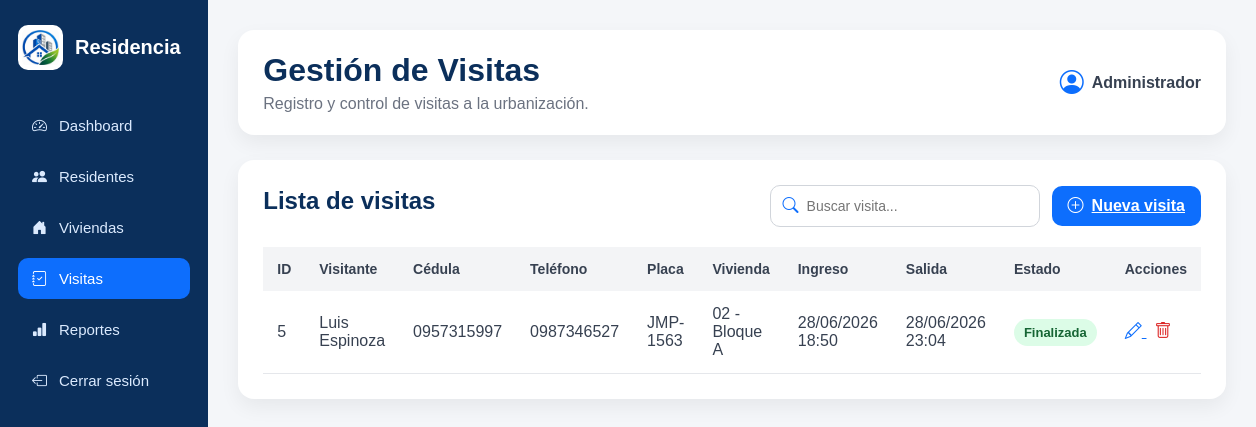
/visitas/, run on the app's committed database.
### residentes/models.py (models this page shows, shortened)
class Visita(models.Model):
    ESTADOS = [
        ("En curso", "En curso"),
        ("Finalizada", "Finalizada"),
        ("Cancelada", "Cancelada"),
    ]
    nombre_visitante = models.CharField(max_length=100)
    documento = models.CharField(max_length=10)
    telefono = models.CharField(max_length=10)
    placa = models.CharField(max_length=10, blank=True, null=True)
    motivo = models.CharField(max_length=150)
    observaciones = models.TextField(blank=True, null=True)
    fecha_ingreso = models.DateTimeField()
    fecha_salida = models.DateTimeField(blank=True, null=True)
    estado = models.CharField(max_length=20, choices=ESTADOS, default="En curso")
    vivienda = models.ForeignKey(
        Vivienda,
        on_delete=models.CASCADE,
        related_name="visitas"
    )

class Vivienda(models.Model):
    numero = models.CharField(max_length=10)
    bloque = models.CharField(max_length=10)
    estado = models.CharField(max_length=20)
    residente = models.ForeignKey(
        Residente,
        on_delete=models.CASCADE,
        related_name="viviendas"
    )

### residentes/views.py (the view)
# urls.py: path("visitas/", views.visitas, name="visitas"),
def visitas(request):
    lista_visitas = Visita.objects.all()
    return render(request, "residentes/visitas.html", {
        "visitas": lista_visitas
    })

### residentes/templates/residentes/visitas.html (shortened to what this page needs)
{% load static %}
<!DOCTYPE html>
<html lang="es">
<head>
    <link rel="stylesheet" href="{% static 'css/dashboard.css' %}">
    <link rel="stylesheet"
          href="https://cdn.jsdelivr.net/npm/bootstrap-icons@1.11.3/font/bootstrap-icons.min.css">
</head>
<body>
<div class="layout">
    <aside class="sidebar">
        <div class="brand">
            <img src="{% static 'img/logo.png' %}" alt="Logo">
            <h2>Residencia</h2>
        </div>
        <nav>
    <a href="{% url 'dashboard' %}">
        <i class="bi bi-speedometer2"></i>
        Dashboard
    </a>
    <a href="{% url 'residentes' %}">
        <i class="bi bi-people-fill"></i>
        Residentes
    </a>
    <a href="{% url 'viviendas' %}">
        <i class="bi bi-house-door-fill"></i>
        Viviendas
    </a>
    <a href="{% url 'visitas' %}" class="active">
        <i class="bi bi-journal-check"></i>
        Visitas
    </a>
    <a href="{% url 'reportes' %}">
        <i class="bi bi-bar-chart-fill"></i>
        Reportes
    </a>
    <a href="{% url 'login' %}">
        <i class="bi bi-box-arrow-left"></i>
        Cerrar sesión
    </a>
</nav>
    </aside>
    <main class="main-content">
        <header class="topbar">
            <div>
                <h1>Gestión de Visitas</h1>
                <p>Registro y control de visitas a la urbanización.</p>
            </div>
            <div class="user-box">
                <i class="bi bi-person-circle"></i>
                <span>Administrador</span>
            </div>
        </header>
        <section class="panel">
            <div class="panel-header">
                <h2>Lista de visitas</h2>
                <div class="panel-actions">
                    <div class="search-box">
                        <i class="bi bi-search"></i>
                        <input type="text" id="buscarVisita" placeholder="Buscar visita...">
                    </div>
                    <a href="{% url 'nueva_visita' %}" class="btn-primary">
                        <i class="bi bi-plus-circle"></i>
                        Nueva visita
                    </a>
                </div>
            </div>
            <table class="data-table">
                <thead>
                    <tr>
                        <th>ID</th>
                        <th>Visitante</th>
                        <th>Cédula</th>
                        <th>Teléfono</th>
                        <th>Placa</th>
                        <th>Vivienda</th>
                        <th>Ingreso</th>
                        <th>Salida</th>
                        <th>Estado</th>
                        <th>Acciones</th>
                    </tr>
                </thead>
                <tbody>
                    {% for visita in visitas %}
                        <tr>
                            <td>{{ visita.id }}</td>
                            <td>{{ visita.nombre_visitante }}</td>
                            <td>{{ visita.documento }}</td>
                            <td>{{ visita.telefono }}</td>
                            <td>{{ visita.placa }}</td>
                            <td>{{ visita.vivienda.numero }} - Bloque {{ visita.vivienda.bloque }}</td>
                            <td>{{ visita.fecha_ingreso|date:"d/m/Y H:i" }}</td>
                            <td>
                                {% if visita.fecha_salida %}
                                    {{ visita.fecha_salida|date:"d/m/Y H:i" }}
                                {% else %}
                                    Pendiente
                                {% endif %}
                            </td>
                            <td>
                                {% if visita.estado == "En curso" %}
                                    <span class="status warning">En curso</span>
                                {% elif visita.estado == "Finalizada" %}
                                    <span class="status active">Finalizada</span>
                                {% else %}
                                    <span class="status inactive">Cancelada</span>
                                {% endif %}
                            </td>
                            <td>
                                <a href="{% url 'editar_visita' visita.id %}" class="btn-icon edit">
                                    <i class="bi bi-pencil"></i>
                                </a>
                                <a href="{% url 'eliminar_visita' visita.id %}"
                                   class="btn-icon delete"
                                   onclick="return confirm('¿Está seguro de eliminar esta visita?');">
                                    <i class="bi bi-trash"></i>
                                </a>
                            </td>
                        </tr>
                    {% empty %}
                        <tr>
                            <td colspan="10" style="text-align:center;">
                                No existen visitas registradas.
                            </td>
                        </tr>
                    {% endfor %}
                </tbody>
            </table>
        </section>
    </main>
</div>
</body>
</html>

### residentes/static/css/dashboard.css (style rules this page uses)
* { margin: 0; padding: 0; box-sizing: border-box; }
body { font-family: Arial, Helvetica, sans-serif; background: #f4f6f9; color: #1f2937; }
.layout { display: flex; min-height: 100vh; }
.sidebar { width: 250px; background: #0b2f5b; color: white; padding: 25px 18px; }
.brand { display: flex; align-items: center; gap: 12px; margin-bottom: 35px; }
.brand img { width: 45px; height: 45px; object-fit: contain; background: white; border-radius: 10px; padding: 4px; }
.brand h2 { font-size: 20px; }
.sidebar nav { display: flex; flex-direction: column; gap: 10px; }
.sidebar nav a { color: #dbeafe; text-decoration: none; padding: 12px 14px; border-radius: 10px; display: flex; align-items: center; gap: 12px; font-size: 15px; }
.sidebar nav a:hover, .sidebar nav a.active { background: #0d6efd; color: white; }
.main-content { flex: 1; padding: 30px; }
.topbar { background: white; border-radius: 16px; padding: 22px 25px; box-shadow: 0 8px 20px rgba(0,0,0,.06); display: flex; justify-content: space-between; align-items: center; margin-bottom: 25px; }
.topbar h1 { color: #0b2f5b; margin-bottom: 6px; }
.topbar p { color: #6b7280; }
.user-box { display: flex; align-items: center; gap: 8px; color: #374151; font-weight: bold; }
.user-box i { font-size: 24px; color: #0d6efd; }
.panel { background: white; padding: 25px; border-radius: 16px; box-shadow: 0 8px 20px rgba(0,0,0,.06); }
.panel h2 { color: #0b2f5b; margin-bottom: 10px; }
.panel-header { display: flex; justify-content: space-between; align-items: center; margin-bottom: 20px; }
.btn-primary { background: #0d6efd; color: white; border: none; border-radius: 10px; padding: 11px 16px; font-weight: bold; cursor: pointer; display: flex; align-items: center; gap: 8px; }
.data-table { width: 100%; border-collapse: collapse; }
.data-table th { background: #f3f4f6; color: #374151; text-align: left; padding: 14px; font-size: 14px; }
.data-table td { padding: 14px; border-bottom: 1px solid #e5e7eb; color: #374151; }
.status { padding: 6px 10px; border-radius: 20px; font-size: 13px; font-weight: bold; }
.status.active { background: #dcfce7; color: #166534; }
.btn-icon { border: none; background: transparent; cursor: pointer; font-size: 17px; margin-right: 8px; }
.btn-icon.edit { color: #0d6efd; }
.btn-icon.delete { color: #dc2626; }
.panel-actions { display: flex; align-items: center; gap: 12px; }
.search-box { display: flex; align-items: center; border: 1px solid #d1d5db; border-radius: 10px; background: white; padding: 0 12px; height: 42px; }
.search-box i { color: #0d6efd; margin-right: 8px; }
.search-box input { border: none; outline: none; font-size: 14px; width: 220px; }

### data on the page
Visita: id "5", nombre_visitante "Luis Espinoza", documento "0957315997", telefono "0987346527", placa "JMP-1563", vivienda.numero "02", vivienda.bloque "A", fecha_ingreso "28/06/2026 18:50", fecha_salida "28/06/2026 23:04", estado "Finalizada"
